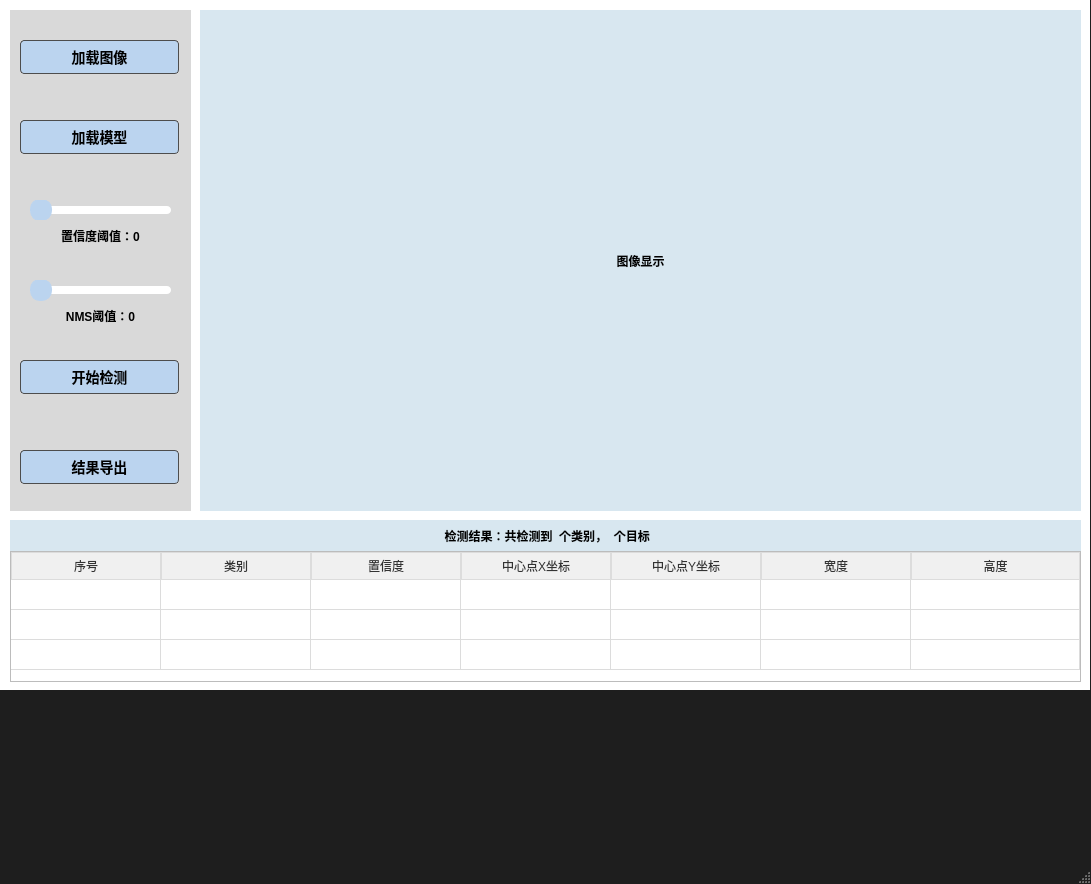
<?xml version="1.0" encoding="UTF-8"?>
<ui version="4.0">
 <class>MainWindow</class>
 <widget class="QMainWindow" name="MainWindow">
  <property name="geometry">
   <rect>
    <x>0</x>
    <y>0</y>
    <width>1091</width>
    <height>884</height>
   </rect>
  </property>
  <property name="windowTitle">
   <string>MainWindow</string>
  </property>
  <property name="styleSheet">
   <string notr="true">/* 全局背景与文字颜色 */
QMainWindow {
    background-color: #1e1e1e;
    color: #ffffff;
}

/* 侧边栏样式：深灰色背景，右侧带一条细边框 */
QFrame#side_bar {
    background-color: #2b2b2b;
    border-right: 1px solid #3d3d3d;
}

/* 按钮样式：扁平化、圆角、青蓝色文字 */
QPushButton {
    background-color: #3d3d3d;
    border: 1px solid #4d4d4d;
    border-radius: 4px;
    padding: 8px;
    color: #00d4ff;
    font-family: &quot;Segoe UI&quot;, &quot;Microsoft YaHei&quot;;
    font-size: 14px;
}

QPushButton:hover {
    background-color: #4d4d4d;
    border: 1px solid #00d4ff;
}

/* 滑动条样式微调 */
QSlider::handle:horizontal {
    background: #00d4ff;
    width: 14px;
    margin: -5px 0;
    border-radius: 7px;
}</string>
  </property>
  <property name="windowFilePath">
   <string>QMainWindow { background-color: #2b2b2b; color: white; }\nQGroupBox { border: 1px solid #5e5e5e; margin-top: 10px; color: #00d4ff; }\nQPushButton { background-color: #3d3d3d; border-radius: 5px; padding: 5px; color: white; }\nQPushButton:hover { background-color: #007acc; }</string>
  </property>
  <widget class="QWidget" name="centralwidget">
   <widget class="QLabel" name="label">
    <property name="geometry">
     <rect>
      <x>10</x>
      <y>10</y>
      <width>181</width>
      <height>501</height>
     </rect>
    </property>
    <property name="styleSheet">
     <string notr="true">background-color: rgb(217, 217, 217);</string>
    </property>
    <property name="text">
     <string/>
    </property>
   </widget>
   <widget class="QPushButton" name="pushButton">
    <property name="geometry">
     <rect>
      <x>20</x>
      <y>40</y>
      <width>159</width>
      <height>34</height>
     </rect>
    </property>
    <property name="styleSheet">
     <string notr="true">background-color: rgb(187, 212, 239);
font: 12pt &quot;Times New Roman&quot;;
font: 12pt &quot;宋体&quot;;
color:rgb(0, 0, 0);
font-weight: bold;</string>
    </property>
    <property name="text">
     <string>加载图像</string>
    </property>
   </widget>
   <widget class="QLabel" name="label_2">
    <property name="geometry">
     <rect>
      <x>10</x>
      <y>520</y>
      <width>1071</width>
      <height>31</height>
     </rect>
    </property>
    <property name="styleSheet">
     <string notr="true">background-color: #d8e7f0;
font: 12pt &quot;Times New Roman&quot;;
font: 12pt &quot;宋体&quot;;
color:rgb(0, 0, 0);
font-weight: bold;</string>
    </property>
    <property name="text">
     <string> 检测结果：共检测到  个类别，  个目标</string>
    </property>
    <property name="alignment">
     <set>Qt::AlignCenter</set>
    </property>
   </widget>
   <widget class="QPushButton" name="pushButton_5">
    <property name="geometry">
     <rect>
      <x>20</x>
      <y>120</y>
      <width>159</width>
      <height>34</height>
     </rect>
    </property>
    <property name="styleSheet">
     <string notr="true">background-color: rgb(187, 212, 239);
font: 12pt &quot;Times New Roman&quot;;
font: 12pt &quot;宋体&quot;;
color:rgb(0, 0, 0);
font-weight: bold;</string>
    </property>
    <property name="text">
     <string>加载模型</string>
    </property>
   </widget>
   <widget class="QPushButton" name="pushButton_6">
    <property name="geometry">
     <rect>
      <x>20</x>
      <y>360</y>
      <width>159</width>
      <height>34</height>
     </rect>
    </property>
    <property name="styleSheet">
     <string notr="true">background-color: rgb(187, 212, 239);
font: 12pt &quot;Times New Roman&quot;;
font: 12pt &quot;宋体&quot;;
color:rgb(0, 0, 0);
font-weight: bold;</string>
    </property>
    <property name="text">
     <string>开始检测</string>
    </property>
   </widget>
   <widget class="QPushButton" name="pushButton_7">
    <property name="geometry">
     <rect>
      <x>20</x>
      <y>450</y>
      <width>159</width>
      <height>34</height>
     </rect>
    </property>
    <property name="styleSheet">
     <string notr="true">background-color: rgb(187, 212, 239);
font: 12pt &quot;Times New Roman&quot;;
font: 12pt &quot;宋体&quot;;
color:rgb(0, 0, 0);
font-weight: bold;</string>
    </property>
    <property name="text">
     <string>结果导出</string>
    </property>
   </widget>
   <widget class="QLabel" name="label_3">
    <property name="geometry">
     <rect>
      <x>200</x>
      <y>10</y>
      <width>881</width>
      <height>501</height>
     </rect>
    </property>
    <property name="mouseTracking">
     <bool>false</bool>
    </property>
    <property name="styleSheet">
     <string notr="true">background-color: rgb(216, 231, 240);
font: 25pt &quot;Times New Roman&quot;;
font: 25pt &quot;宋体&quot;;
color:rgb(0,0,0);
font-weight: bold;</string>
    </property>
    <property name="text">
     <string>图像显示</string>
    </property>
    <property name="alignment">
     <set>Qt::AlignCenter</set>
    </property>
   </widget>
   <widget class="QTableWidget" name="tableWidget">
    <property name="geometry">
     <rect>
      <x>10</x>
      <y>551</y>
      <width>1071</width>
      <height>131</height>
     </rect>
    </property>
    <property name="mouseTracking">
     <bool>false</bool>
    </property>
    <property name="tabletTracking">
     <bool>false</bool>
    </property>
    <property name="styleSheet">
     <string notr="true">/* 美化表头：实现加粗及中英文字体兼容 */
QHeaderView::section {
    background-color: #f0f0f0;
    padding: 2px;
    border: 1px solid #dcdcdc;
    /* 使用复合简写属性：粗细 字符大小 字体家族 */
    font: bold 12pt &quot;Times New Roman&quot;, &quot;宋体&quot;;
    color: #333333;
}

/* 统一表格内容风格 */
QTableWidget {
    background-color: #ffffff;
    gridline-color: #dcdcdc;
    border: 1px solid #bcbcbc;
    selection-background-color: #0078d7;
    /* 内容部分建议不加粗，以区分表头 */
    font: 12pt &quot;Times New Roman&quot;, &quot;宋体&quot;;
}</string>
    </property>
    <property name="gridStyle">
     <enum>Qt::SolidLine</enum>
    </property>
    <attribute name="horizontalHeaderMinimumSectionSize">
     <number>25</number>
    </attribute>
    <attribute name="horizontalHeaderDefaultSectionSize">
     <number>150</number>
    </attribute>
    <attribute name="horizontalHeaderHighlightSections">
     <bool>false</bool>
    </attribute>
    <attribute name="horizontalHeaderStretchLastSection">
     <bool>true</bool>
    </attribute>
    <attribute name="verticalHeaderVisible">
     <bool>false</bool>
    </attribute>
    <attribute name="verticalHeaderStretchLastSection">
     <bool>false</bool>
    </attribute>
    <row>
     <property name="text">
      <string>新建行</string>
     </property>
    </row>
    <row>
     <property name="text">
      <string>新建行</string>
     </property>
    </row>
    <row>
     <property name="text">
      <string>新建行</string>
     </property>
    </row>
    <column>
     <property name="text">
      <string>序号</string>
     </property>
    </column>
    <column>
     <property name="text">
      <string>类别</string>
     </property>
    </column>
    <column>
     <property name="text">
      <string>置信度</string>
     </property>
    </column>
    <column>
     <property name="text">
      <string>中心点X坐标</string>
     </property>
    </column>
    <column>
     <property name="text">
      <string>中心点Y坐标</string>
     </property>
    </column>
    <column>
     <property name="text">
      <string>宽度</string>
     </property>
    </column>
    <column>
     <property name="text">
      <string>高度</string>
     </property>
    </column>
   </widget>
   <widget class="QSlider" name="horizontalSlider">
    <property name="geometry">
     <rect>
      <x>30</x>
      <y>200</y>
      <width>141</width>
      <height>21</height>
     </rect>
    </property>
    <property name="styleSheet">
     <string notr="true">/* 设置滑动条的凹槽（背景长条） */
QSlider::groove:horizontal {
    height: 8px; /* 凹槽的高度 */
    background: rgb(255, 255, 255);
    border-radius: 4px;
}

/* 设置滑钮（中间那个圆块）的大小 */
QSlider::handle:horizontal {
    background: rgb(187, 212, 239); /* 滑钮颜色 */
    width: 20px;         /* 关键属性：调节宽度 */
    height: 20px;        /* 关键属性：调节高度 */
    margin: -7px 0;      /* 关键技巧：负边距让滑钮垂直居中并突出凹槽 */
    border-radius: 10px; /* 圆角：设为宽高的一半即为圆形 */
    border: 1px solid rgb(187, 212, 239);
}</string>
    </property>
    <property name="orientation">
     <enum>Qt::Horizontal</enum>
    </property>
   </widget>
   <widget class="QLabel" name="label_4">
    <property name="geometry">
     <rect>
      <x>10</x>
      <y>220</y>
      <width>181</width>
      <height>31</height>
     </rect>
    </property>
    <property name="styleSheet">
     <string notr="true">background-color: rgb(217, 217, 217);
font: 12pt &quot;Times New Roman&quot;;
font: 12pt &quot;宋体&quot;;
color:rgb(0, 0, 0);
font-weight: bold;</string>
    </property>
    <property name="text">
     <string>置信度阈值：0</string>
    </property>
    <property name="alignment">
     <set>Qt::AlignCenter</set>
    </property>
   </widget>
   <widget class="QLabel" name="label_5">
    <property name="geometry">
     <rect>
      <x>10</x>
      <y>300</y>
      <width>181</width>
      <height>31</height>
     </rect>
    </property>
    <property name="styleSheet">
     <string notr="true">background-color: rgb(217, 217, 217);
font: 12pt &quot;Times New Roman&quot;;
font: 12pt &quot;宋体&quot;;
color:rgb(0, 0, 0);
font-weight: bold;</string>
    </property>
    <property name="text">
     <string>NMS阈值：0</string>
    </property>
    <property name="alignment">
     <set>Qt::AlignCenter</set>
    </property>
   </widget>
   <widget class="QSlider" name="horizontalSlider_2">
    <property name="geometry">
     <rect>
      <x>30</x>
      <y>280</y>
      <width>141</width>
      <height>21</height>
     </rect>
    </property>
    <property name="styleSheet">
     <string notr="true">/* 设置滑动条的凹槽（背景长条） */
QSlider::groove:horizontal {
    height: 8px; /* 凹槽的高度 */
    background: rgb(255, 255, 255);
    border-radius: 4px;
}

/* 设置滑钮（中间那个圆块）的大小 */
QSlider::handle:horizontal {
    background: rgb(187, 212, 239); /* 滑钮颜色 */
    width: 20px;         /* 关键属性：调节宽度 */
    height: 20px;        /* 关键属性：调节高度 */
    margin: -7px 0;      /* 关键技巧：负边距让滑钮垂直居中并突出凹槽 */
    border-radius: 10px; /* 圆角：设为宽高的一半即为圆形 */
    border: 1px solid rgb(187, 212, 239);
}</string>
    </property>
    <property name="orientation">
     <enum>Qt::Horizontal</enum>
    </property>
   </widget>
   <widget class="QWidget" name="widget" native="true">
    <property name="geometry">
     <rect>
      <x>-1</x>
      <y>-1</y>
      <width>1091</width>
      <height>691</height>
     </rect>
    </property>
    <property name="styleSheet">
     <string notr="true">background-color: #ffffff</string>
    </property>
   </widget>
   <zorder>widget</zorder>
   <zorder>label</zorder>
   <zorder>pushButton</zorder>
   <zorder>label_2</zorder>
   <zorder>pushButton_5</zorder>
   <zorder>pushButton_6</zorder>
   <zorder>pushButton_7</zorder>
   <zorder>label_3</zorder>
   <zorder>tableWidget</zorder>
   <zorder>horizontalSlider</zorder>
   <zorder>label_4</zorder>
   <zorder>label_5</zorder>
   <zorder>horizontalSlider_2</zorder>
  </widget>
  <widget class="QStatusBar" name="statusbar"/>
 </widget>
 <resources/>
 <connections/>
</ui>
